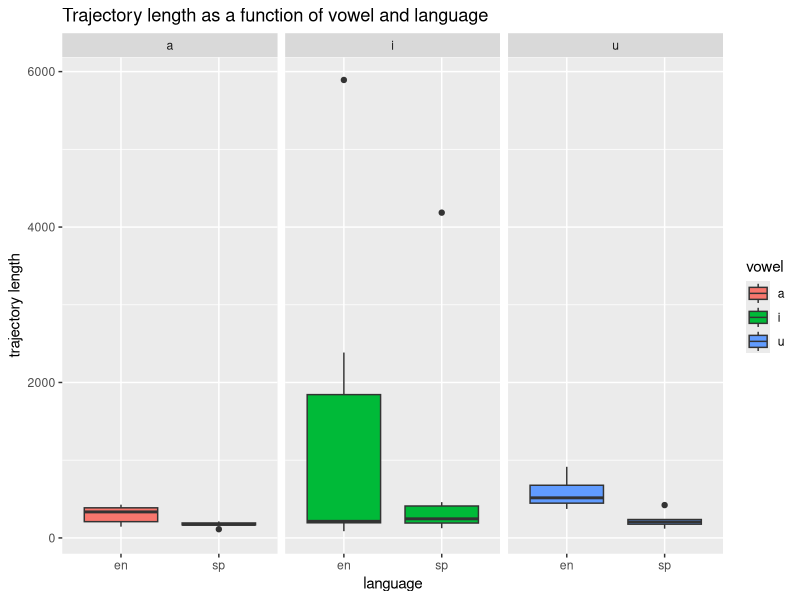
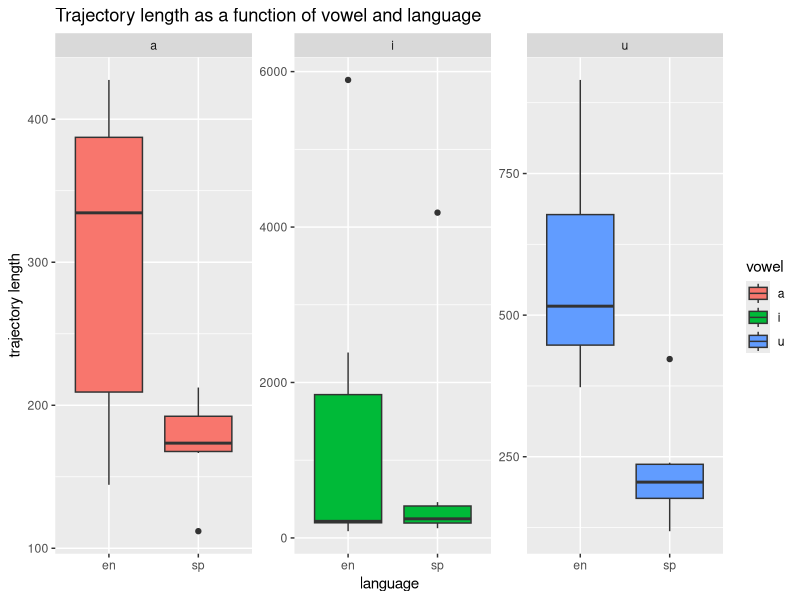
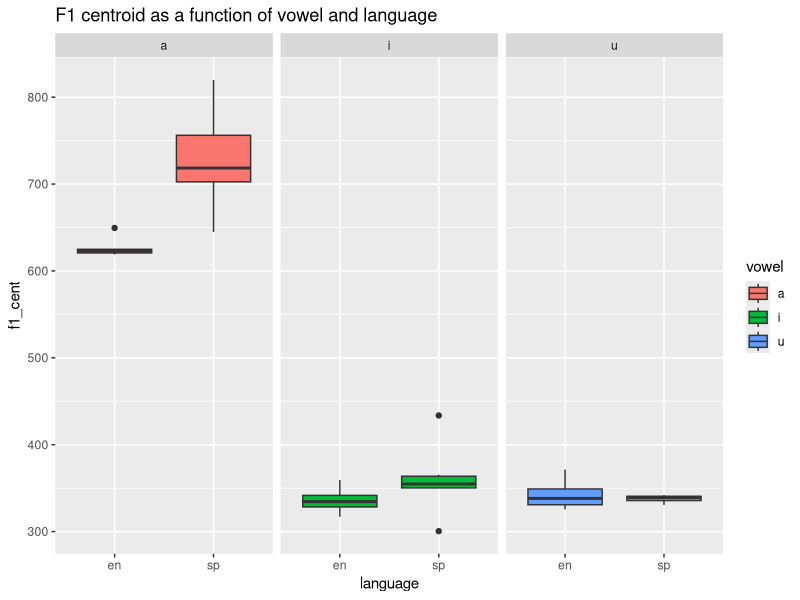
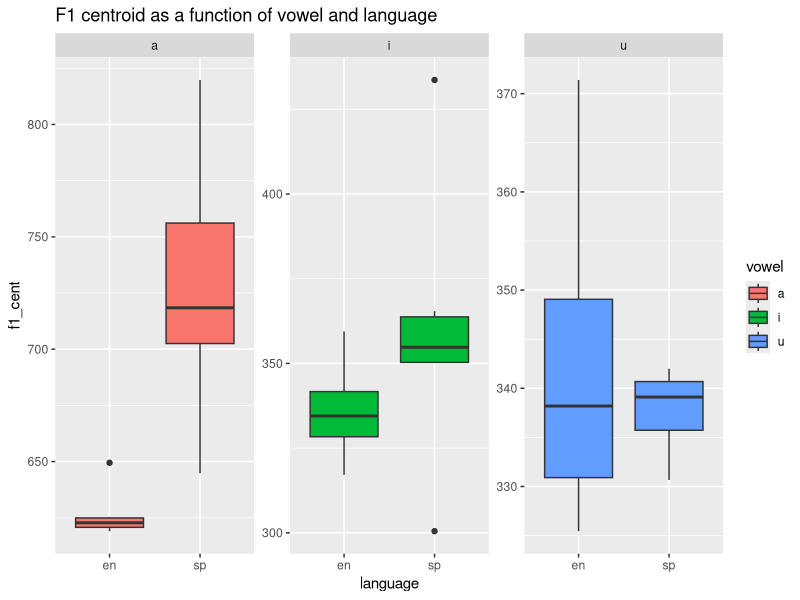
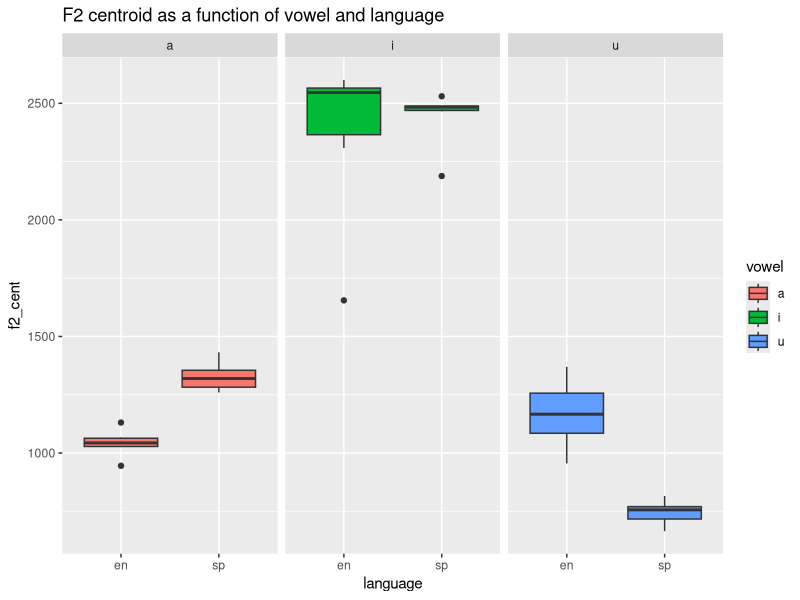
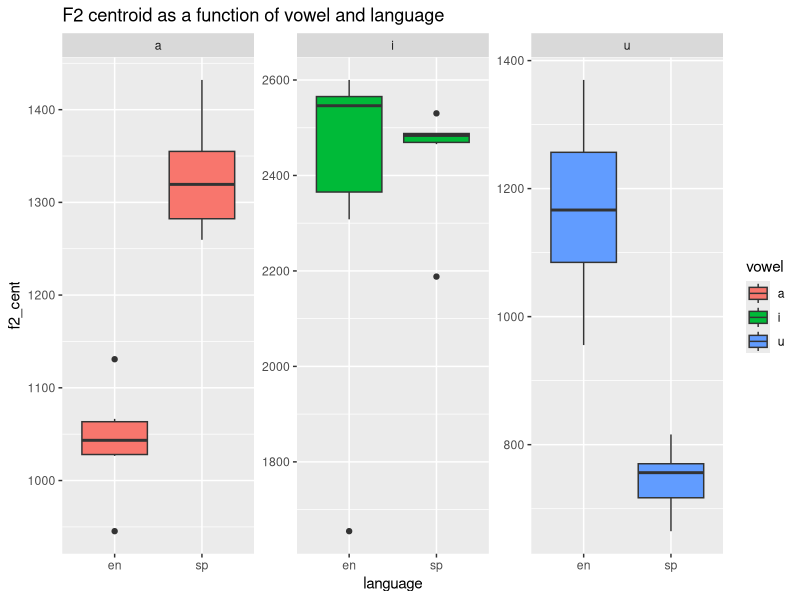
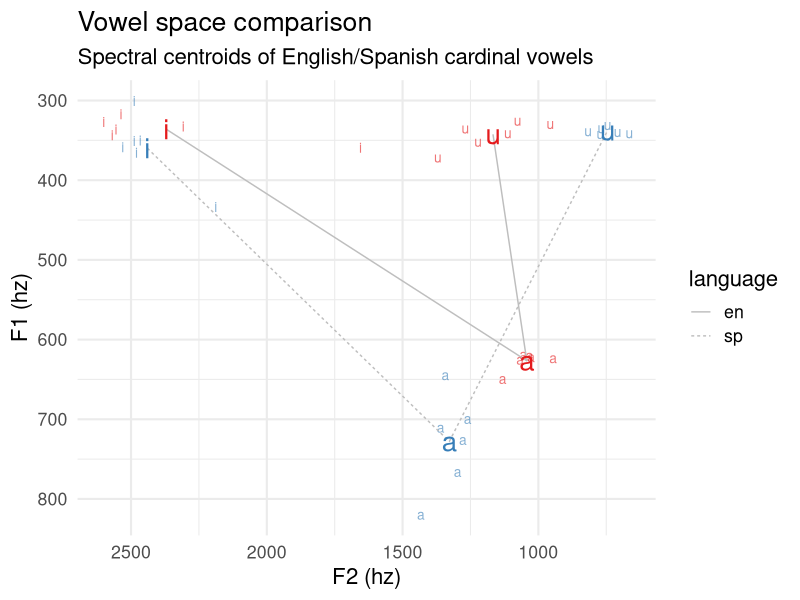

The R source for these figures, in order:
## ---- chunk 1
library(tidyverse)
read_csv("data/vowel_data.csv")
## ---- chunk 2
df = read_csv("data/vowel_data.csv")
## ---- chunk 3
mean(df$f1_cent)
sd(df$f1_cent)
## ---- chunk 4
mean(df$f2_cent)
sd(df$f2_cent)
## ---- chunk 5
mean(df$tl)
sd(df$tl)
## ---- chunk 6
ggplot(df, aes(x=language, y=tl, fill=vowel)) + 
    geom_boxplot()+
  facet_wrap(~vowel)+
  labs(title = "Trajectory length as a function of vowel and language", y = "trajectory length")

## ---- chunk 7
ggplot(df, aes(x=language, y=tl, fill=vowel)) + 
    geom_boxplot() +
    facet_wrap(~vowel, scale="free")+
  labs(title = "Trajectory length as a function of vowel and language", y = "trajectory length")
## ---- chunk 8
ggplot(df, aes(x=language, y=f1_cent, fill=vowel)) + 
    geom_boxplot()+
  facet_wrap(~vowel)+
  labs(title = "F1 centroid as a function of vowel and language")
## ---- chunk 9
ggplot(df, aes(x=language, y=f1_cent, fill=vowel)) + 
    geom_boxplot() +
    facet_wrap(~vowel, scale="free")+
  labs(title = "F1 centroid as a function of vowel and language")
## ---- chunk 10
ggplot(df, aes(x=language, y=f2_cent, fill=vowel)) + 
    geom_boxplot()+
  facet_wrap(~vowel)+
  labs(title = "F2 centroid as a function of vowel and language")
## ---- chunk 11
ggplot(df, aes(x=language, y=f2_cent, fill=vowel)) + 
    geom_boxplot() +
    facet_wrap(~vowel, scale="free") +
  labs(title = "F2 centroid as a function of vowel and language")
## ---- chunk 12
# Plot both vowel spaces together ---------------------------------------------

#
# This assumes your dataframe is called 'vowels'
# Before it will work you need to change 'eval=F' to 'eval=T'
#

vowel_means <- df %>% 
  group_by(vowel, language) %>% 
  summarize(f1_cent = mean(f1_cent), f2_cent = mean(f2_cent)) %>% 
  ungroup() %>% 
  mutate(order = case_when(vowel == "i" ~ 1, vowel == "a" ~ 2, TRUE ~ 3), 
         vowel = forcats::fct_reorder2(vowel, vowel, order)) %>% 
  arrange(order)

df %>% 
  mutate(vowel = forcats::fct_relevel(vowel, "u", "a", "i")) %>% 
  ggplot(., aes(x = f2_cent, y = f1_cent, color = language, label = vowel)) + 
    geom_text(size = 3.5, alpha = 0.6, show.legend = F) + 
    geom_path(data = vowel_means, aes(group = language, lty = language), 
              color = "grey") + 
    geom_text(data = vowel_means, show.legend = F, size = 7) + 
    scale_y_reverse() + 
    scale_x_reverse() + 
    scale_color_brewer(palette = "Set1") + 
    labs(title = "Vowel space comparison", 
         subtitle = "Spectral centroids of English/Spanish cardinal vowels", 
         y = "F1 (hz)", x = "F2 (hz)") + 
    theme_minimal(base_size = 16)

# -----------------------------------------------------------------------------
